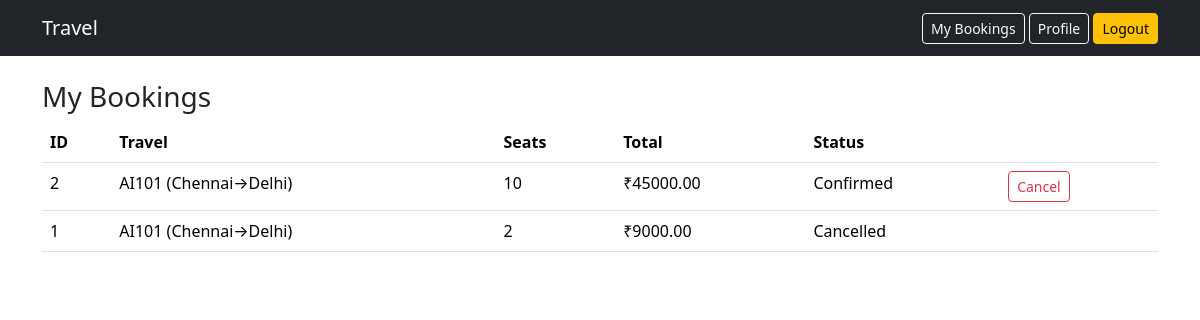
The app's page /travel/bookings/ (signed in) with its own data.
### travel/models.py (models this page shows, shortened)
class Booking(models.Model):
    class Status(models.TextChoices):
        CONFIRMED="CONFIRMED","Confirmed"; CANCELLED="CANCELLED","Cancelled"
    user = models.ForeignKey(settings.AUTH_USER_MODEL, on_delete=models.CASCADE)
    travel_option = models.ForeignKey(TravelOption, on_delete=models.PROTECT)
    seats = models.PositiveIntegerField()
    total_price = models.DecimalField(max_digits=12, decimal_places=2)
    booked_at = models.DateTimeField(default=timezone.now)
    status = models.CharField(max_length=10, choices=Status.choices, default=Status.CONFIRMED)

class TravelOption(models.Model):
    class Type(models.TextChoices):
        FLIGHT="FLIGHT","Flight"; TRAIN="TRAIN","Train"; BUS="BUS","Bus"
    travel_id = models.CharField(max_length=20, unique=True)
    type = models.CharField(max_length=10, choices=Type.choices)
    source = models.CharField(max_length=100)
    destination = models.CharField(max_length=100)
    departure = models.DateTimeField()
    price = models.DecimalField(max_digits=10, decimal_places=2)
    available_seats = models.PositiveIntegerField(default=0)

### travel/views.py (the view)
# urls.py: path("bookings/", views.my_bookings, name="bookings"),
@login_required
def my_bookings(request):
    bookings = Booking.objects.filter(user=request.user).order_by("-booked_at")
    return render(request, "travel/bookings.html", {"bookings": bookings})

### templates/travel/bookings.html
{% extends "base.html" %}{% block content %}
<h3>My Bookings</h3>
<table class="table">
  <thead><tr><th>ID</th><th>Travel</th><th>Seats</th><th>Total</th><th>Status</th><th></th></tr></thead>
  <tbody>
    {% for b in bookings %}
      <tr>
        <td>{{ b.id }}</td>
        <td>{{ b.travel_option.travel_id }} ({{ b.travel_option.source }}→{{ b.travel_option.destination }})</td>
        <td>{{ b.seats }}</td>
        <td>₹{{ b.total_price }}</td>
        <td>{{ b.get_status_display }}</td>
        <td>
          {% if b.status == "CONFIRMED" %}
            <a class="btn btn-sm btn-outline-danger" href="{% url 'travel:cancel' b.pk %}">Cancel</a>
          {% endif %}
        </td>
      </tr>
    {% empty %}
      <tr><td colspan="6">No bookings yet.</td></tr>
    {% endfor %}
  </tbody>
</table>
{% endblock %}

### records on screen
Booking: id "2", travel_option.travel_id "AI101", travel_option.source "Chennai", travel_option.destination "Delhi", seats "10", total_price "45000.00", status "Confirmed", shows "Cancel"
Booking: id "1", travel_option.travel_id "AI101", travel_option.source "Chennai", travel_option.destination "Delhi", seats "2", total_price "9000.00", status "Cancelled"
